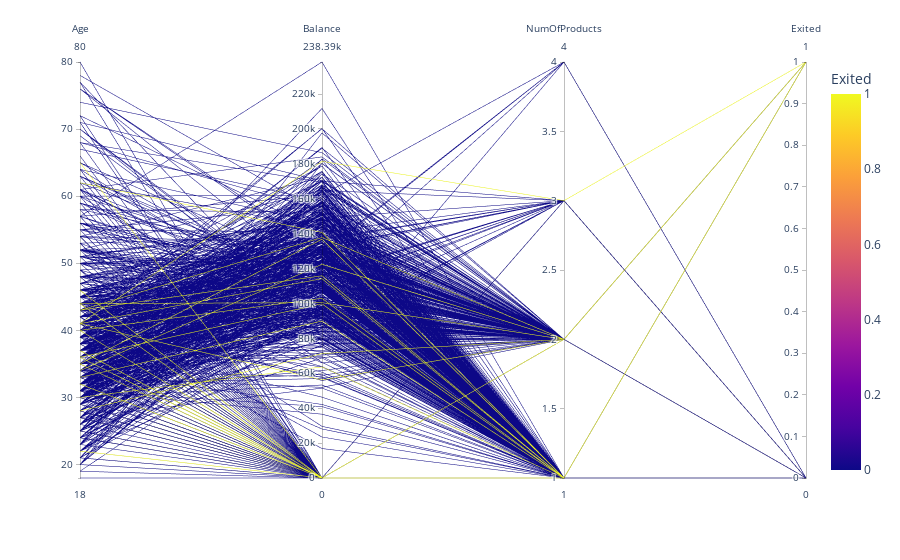

Source (notebook cell):
### Code cell
fig = px.parallel_coordinates(df[['Age','Balance','NumOfProducts','Exited']].sample(1000, axis=0), color='Exited')
fig.show()

### Figure 1 — Plotly figure (JSON) as saved in the notebook; plotly's stock layout.template omitted (floating-point values rounded to 4 significant figures; data arrays with more than 128 entries replaced by an {"elided": "..."} marker saying what was removed)
{"data": [{"dimensions": [{"label": "Age", "values": {"elided": "1000 int values"}}, {"label": "Balance", "values": {"elided": "1000 float values"}}, {"label": "NumOfProducts", "values": {"elided": "1000 int values"}}, {"label": "Exited", "values": {"elided": "1000 int values"}}], "domain": {"x": [0, 1], "y": [0, 1]}, "line": {"color": {"elided": "1000 int values"}, "coloraxis": "coloraxis"}, "name": "", "type": "parcoords"}], "layout": {"coloraxis": {"colorbar": {"title": {"text": "Exited"}}, "colorscale": [[0, "#0d0887"], [0.1111, "#46039f"], [0.2222, "#7201a8"], [0.3333, "#9c179e"], [0.4444, "#bd3786"], [0.5556, "#d8576b"], [0.6667, "#ed7953"], [0.7778, "#fb9f3a"], [0.8889, "#fdca26"], [1, "#f0f921"]]}, "legend": {"tracegroupgap": 0}, "margin": {"t": 60}}}
